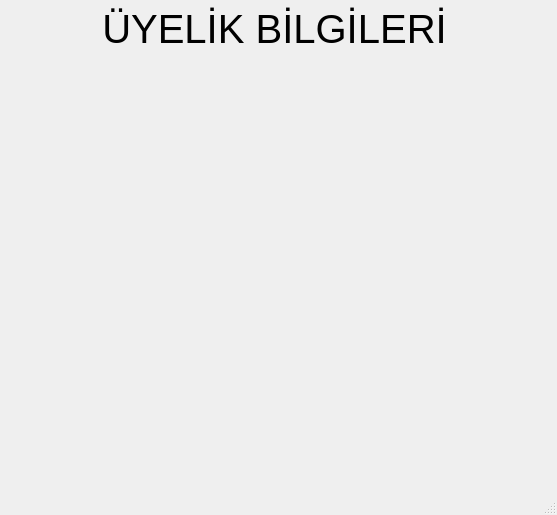
<?xml version="1.0" encoding="UTF-8"?>
<ui version="4.0">
 <class>MainWindow</class>
 <widget class="QMainWindow" name="MainWindow">
  <property name="geometry">
   <rect>
    <x>0</x>
    <y>0</y>
    <width>557</width>
    <height>515</height>
   </rect>
  </property>
  <property name="windowTitle">
   <string>MainWindow</string>
  </property>
  <widget class="QWidget" name="centralwidget">
   <widget class="QWidget" name="verticalLayoutWidget">
    <property name="geometry">
     <rect>
      <x>80</x>
      <y>70</y>
      <width>391</width>
      <height>371</height>
     </rect>
    </property>
    <layout class="QVBoxLayout" name="verticalLayout">
     <item>
      <widget class="QLabel" name="ad">
       <property name="font">
        <font>
         <pointsize>20</pointsize>
        </font>
       </property>
       <property name="text">
        <string/>
       </property>
      </widget>
     </item>
     <item>
      <widget class="QLabel" name="soyad">
       <property name="font">
        <font>
         <pointsize>20</pointsize>
        </font>
       </property>
       <property name="text">
        <string/>
       </property>
      </widget>
     </item>
     <item>
      <widget class="QLabel" name="tc">
       <property name="font">
        <font>
         <pointsize>20</pointsize>
        </font>
       </property>
       <property name="text">
        <string/>
       </property>
      </widget>
     </item>
     <item>
      <widget class="QLabel" name="kullaniciadi">
       <property name="font">
        <font>
         <pointsize>20</pointsize>
        </font>
       </property>
       <property name="text">
        <string/>
       </property>
      </widget>
     </item>
     <item>
      <widget class="QLabel" name="ulke">
       <property name="font">
        <font>
         <pointsize>20</pointsize>
        </font>
       </property>
       <property name="text">
        <string/>
       </property>
      </widget>
     </item>
     <item>
      <widget class="QLabel" name="sifre">
       <property name="font">
        <font>
         <pointsize>20</pointsize>
        </font>
       </property>
       <property name="text">
        <string/>
       </property>
      </widget>
     </item>
    </layout>
   </widget>
   <widget class="QLabel" name="label_7">
    <property name="geometry">
     <rect>
      <x>80</x>
      <y>0</y>
      <width>389</width>
      <height>57</height>
     </rect>
    </property>
    <property name="font">
     <font>
      <pointsize>30</pointsize>
     </font>
    </property>
    <property name="text">
     <string>ÜYELİK BİLGİLERİ</string>
    </property>
    <property name="alignment">
     <set>Qt::AlignCenter</set>
    </property>
   </widget>
  </widget>
  <widget class="QMenuBar" name="menubar">
   <property name="geometry">
    <rect>
     <x>0</x>
     <y>0</y>
     <width>557</width>
     <height>21</height>
    </rect>
   </property>
  </widget>
  <widget class="QStatusBar" name="statusbar"/>
 </widget>
 <resources/>
 <connections/>
</ui>
